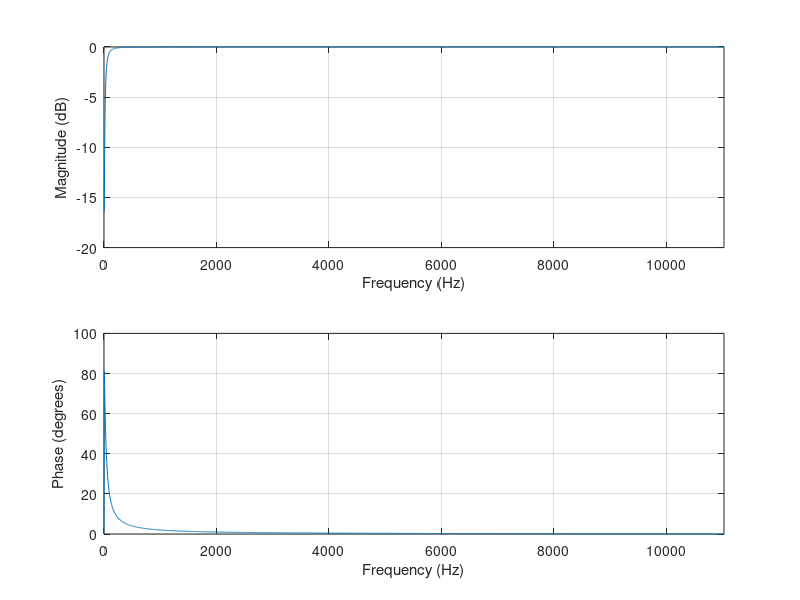

This chart was generated by the following MATLAB code:
function test_DC_notcher
% DC - blocker / DC-notch filter
a = [1, -0.99];
b = [1, -1];
K = (a(1)-a(2))/(b(1)-b(2));

figure(1)
freqz(K*b,a, 2048, 22050);